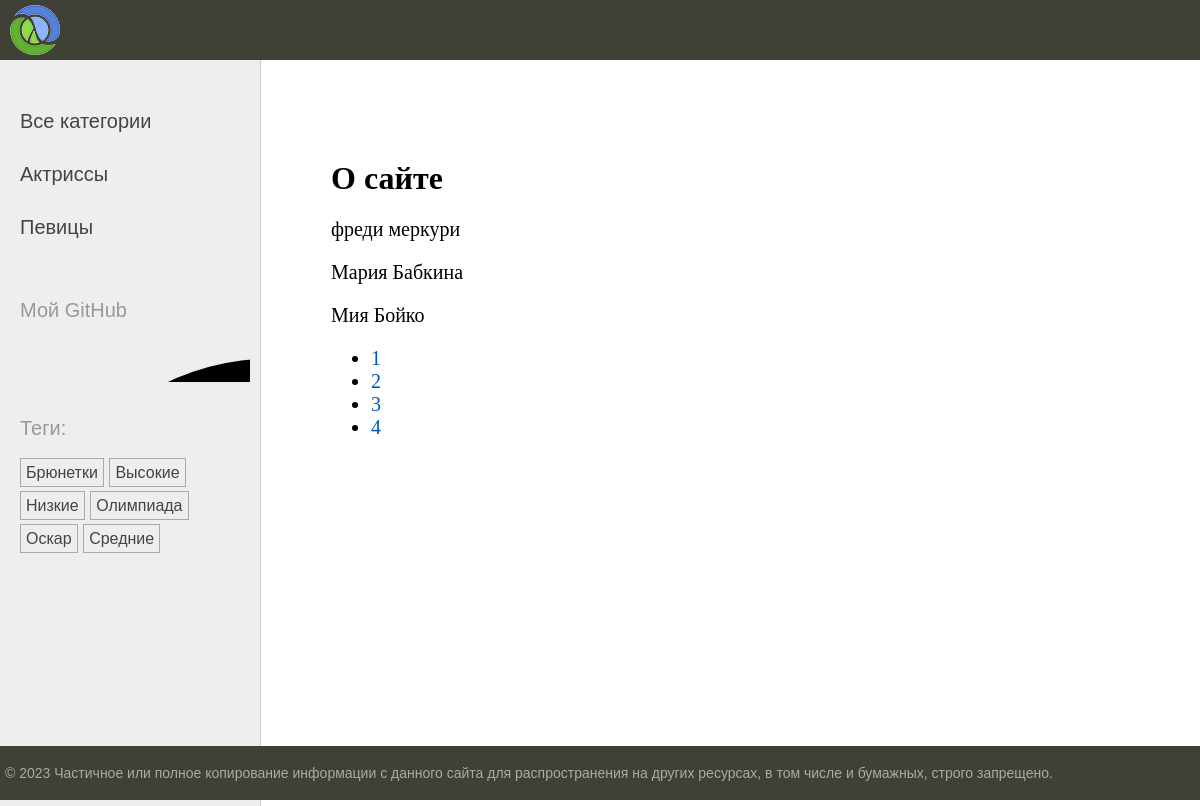
/about/?page=2, run on the app's committed database.
### newsline/models.py (models this page shows, shortened)
class Category(models.Model):
    name = models.CharField(max_length=100, db_index=True, verbose_name='Категория')
    slug = models.SlugField(max_length=255, unique=True, db_index=True)
    class Meta:
        verbose_name = 'Категория'
        verbose_name_plural = 'Категории'
    def get_absolute_url(self):
        return reverse('category', kwargs={'cat_slug': self.slug})

class TagPost(models.Model):
    tag = models.CharField(max_length=100, db_index=True)
    slug = models.SlugField(max_length=255, unique=True, db_index=True)
    def get_absolute_url(self):
        return reverse('tag', kwargs={'tag_slug': self.slug})

class Post(models.Model):
    class Status(models.IntegerChoices):
        DRAFT = 0, 'Черновик'
        PUBLISHED = 1, 'Опубликовано'
    title = models.CharField(max_length=255, verbose_name='Заголовок')
    slug = models.SlugField(max_length=255, unique=True, db_index=True, verbose_name='Слаг',
                            validators=[
                                MinLengthValidator(5),
                                MaxLengthValidator(255),
                            ])
    photo = models.ImageField(upload_to='photos/%Y/%m/%d', default=None, blank=True, null=True, verbose_name='Фотография')
    content = models.TextField(blank=True, verbose_name='Контент')
    time_create = models.DateTimeField(auto_now_add=True, verbose_name='Время создания')
    time_update = models.DateTimeField(auto_now=True, verbose_name='Время обновления')
    is_published = models.IntegerField(choices=Status.choices, default=Status.PUBLISHED, verbose_name='Публикация')
    cat = models.ForeignKey('Category', on_delete=models.PROTECT, related_name='posts', verbose_name='Категория')
    tags = models.ManyToManyField('TagPost', blank=True, related_name='tags', verbose_name='Теги')
    husband = models.OneToOneField('Husband', on_delete=models.SET_NULL, null=True, blank=True, related_name='woman',
                                   verbose_name='Муж')
    objects = models.Manager()
    published = PublishedManager()
    def __str__(self):
        return self.title
    class Meta:
        verbose_name = 'Посты'
        verbose_name_plural = 'Посты'
        ordering = ['-time_create']
        indexes = [
            models.Index(fields=['-time_create'])
        ]

### newsline/views.py (the view)
# urls.py: path('about/', views.about, name='about'),
def about(request):
    contact_list = Post.published.all()
    paginator = Paginator(contact_list, 3)
    page_number = request.GET.get('page')
    page_obj = paginator.get_page(page_number)
    return render(request, 'newsline/about.html',
                  {"title": 'О сайте', 'page_obj': page_obj})

### newsline/models.py (called while the page is built)
    def get_queryset(self):
        return super().get_queryset().filter(is_published=1)

### newsline/templatetags/newsline_tags.py (called while the page is built)
@register.inclusion_tag('newsline/list_categories.html')
def show_categories(cat_selected=0):
    cats = Category.objects.annotate(total=Count('posts')).filter(total__gt=0)
    return {'cats': cats, 'cat_selected': cat_selected}

@register.inclusion_tag('newsline/list_tags.html')
def show_all_tags():
    return {'tags': TagPost.objects.annotate(total=Count('tags')).filter(total__gt=0)}

### newsline/templates/newsline/about.html
{% extends 'base.html' %}
{% block content %}
<h1>{{ title }}</h1>
{% for item in page_obj %}
<p>{{ item}}</p>
{% endfor %}
<nav>
    <ul>
        {% for p in page_obj.paginator.page_range %}
        <li>
            <a href="?page={{ p }}">{{p}}</a>
        </li>
        {% endfor %}
    </ul>
</nav>
{% endblock %}

### newsline/templates/newsline/list_categories.html
{% for cat in cats %}
{% if cat.id == cat_selected %}
<li class="selected">{{cat.name}}</li>
{% else %}
<li><a href="{{ cat.get_absolute_url }}">{{cat.name}}</a></li>
{% endif %}
{% endfor %}

### newsline/templates/newsline/list_tags.html
{% if tags %}
<p>Теги:</p>
<ul class="tags-list">
    {% for t in tags %}
    <li><a href="{{t.get_absolute_url}}">{{t.tag}}</a></li>
    {%endfor%}
</ul>
{% endif %}

### newsline/static/newsline/css/styles.css (style rules this page uses)
html, body { font-family: 'Arial'; margin: 0; padding: 0; height: 100%; width: 100%; color: #444; }
a { color: #0059b2; text-decoration: none; }
.left-chapters ul { width: 230px; margin: 0; padding: 20px 10px 10px 20px; list-style: none; font-size: 20px; }
.left-chapters ul li { margin: 30px 0 0 0; color: #999; }
.left-chapters ul li a { color: #444; text-decoration: none; }
ul.tags-list { width: 100%; margin: 0; padding: 0; list-style: none; }
ul.tags-list li { margin: 0; padding: 0 0 10px; display: inline-block; }
ul.tags-list li a { padding: 5px; font-size: 16px; border: 1px solid #aaa; }
.content-text h1 { font-size: 32px; }

### data on the page
Category: name "Актриссы"
Category: name "Певицы"
TagPost: tag "Брюнетки"
TagPost: tag "Высокие"
TagPost: tag "Низкие"
TagPost: tag "Олимпиада"
TagPost: tag "Оскар"
TagPost: tag "Средние"
Post: title "фреди меркури"
Post: title "Мария Бабкина"
Post: title "Мия Бойко"

### other printed values
{{ title }} "О сайте"
{{ p }} "1" "2" "3" "4"
